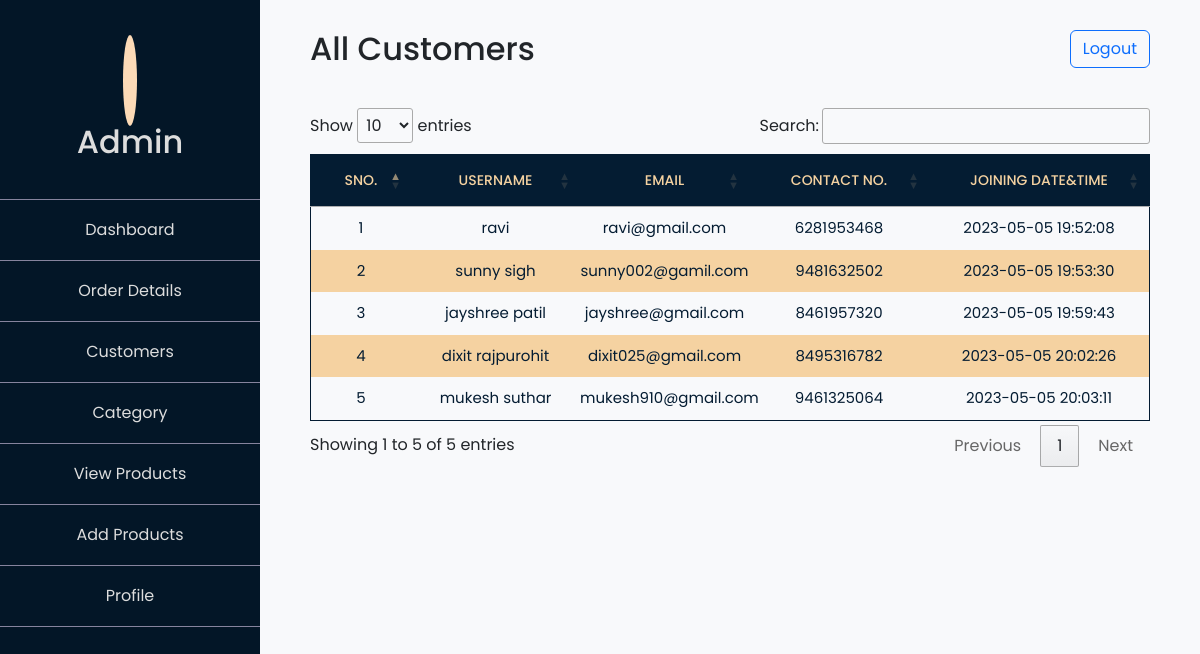
Page /Admin/customers.php (signed in) on the earlier database version.
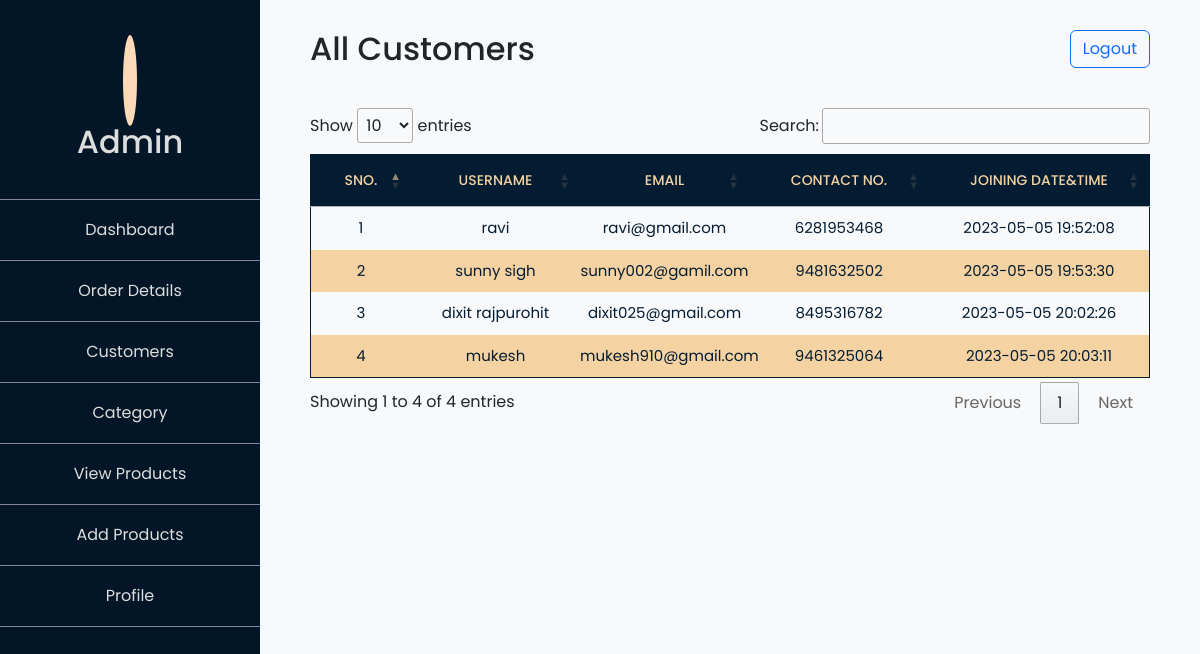
Same page on the later database version.
### tables this page shows
CREATE TABLE `customers` (
  `sno` int(8) NOT NULL,
  `admin_id` int(8) NOT NULL,
  `customer_name` varchar(30) NOT NULL,
  `customer_email` varchar(50) NOT NULL,
  `contact_no` bigint(15) NOT NULL,
  `joining_date_time` datetime NOT NULL DEFAULT current_timestamp()
);

### Admin/customers.php (the view, shortened to what this page needs)
<!DOCTYPE html>
<html lang="en">
<head>
    <?php include('../Admin/partials/_head_link.php') ?>
</head>
<body>
    <section id="main">
        <?php include('../Admin/partials/_sideMenuBar.php') ?>
        <div class="customers_table right_container">
            <div class="header">
                <h2>All Customers</h2>
                <button type="button" class="btn btn-outline-primary" onclick="logout()">Logout</button>
            </div>
            <div id="customer_info_table">
                <table id="MyTable">
                    <thead>
                        <tr>
                            <td>sno.</td>
                            <td>Username</td>
                            <td>Email</td>
                            <td>Contact no.</td>
                            <td>Joining Date&Time</td>
                        </tr>
                    </thead>
                    <tbody class="c-info">
                        <?php
                        $adminID = $_SESSION['admin_id'];
                        include('../Admin/partials/_dbconnect.php');
                        $sql3 = "SELECT * FROM `customers` WHERE `admin_id` = '$adminID'";
                        $result3 = mysqli_query($conn, $sql3);
                        $sno = 0;
                        while ($row = mysqli_fetch_assoc($result3)) {
                            $sno += 1;
                            echo '
                            <tr>
                                <td>' . $sno . '</td>
                                <td>' . $row['customer_name'] . '</td>
                                <td>' . $row['customer_email'] . '</td>
                                <td>' . $row['contact_no'] . '</td>
                                <td>' . $row['joining_date_time'] . '</td>
                            </tr>';
                        }
                        ?>
                    </tbody>
                </table>
            </div>
        </div>
    </section>
</body>
</html>

### Admin/partials/_head_link.php (shortened to what this page needs)
<?php
echo '
<meta charset="UTF-8">
<meta http-equiv="X-UA-Compatible" content="IE=edge">
<meta name="viewport" content="width=device-width, initial-scale=1.0">
<link rel="stylesheet" href="css/style.css">
<link href="https://unpkg.com/boxicons@2.1.4/css/boxicons.min.css" rel="stylesheet" />
<link rel="stylesheet" href="https://maxst.icons8.com/vue-static/landings/line-awesome/line-awesome/1.3.0/css/line-awesome.min.css" />
<link href="https://cdn.jsdelivr.net/npm/bootstrap@5.3.0-alpha1/dist/css/bootstrap.min.css" rel="stylesheet">
<link rel="stylesheet" href="//cdn.datatables.net/1.13.2/css/jquery.dataTables.min.css">
';
?>

### Admin/partials/_sideMenuBar.php
<?php
echo '
<div class="menu_container">
    <ul class="sideMenu">
        <li class="profile-img">
            <i class="las la-user"></i>
            <h2>'.$_SESSION['admin_name'].'</h2>
        </li>
        <li><a href="/RentalGoods/Admin/dashboard.php">Dashboard</a></li>
        <li><a href="/RentalGoods/Admin/orderDetails.php">Order Details</a></li>
        <li><a href="/RentalGoods/Admin/customers.php">Customers</a></li>
        <li><a href="/RentalGoods/Admin/category.php">Category</a></li>
        <li><a href="/RentalGoods/Admin/viewProducts.php">View Products</a></li>
        <li><a href="/RentalGoods/Admin/addProducts.php">Add Products</a></li>
        <li><a href="/RentalGoods/Admin/profileDetails.php">Profile</a></li>
    </ul>
</div>';
?>

### Admin/css/style.css (style rules this page uses)
* { margin: 0; padding: 0; box-sizing: border-box; font-family: 'Poppins', sans-serif; }
html { font-size: 16px; background-color: #f8f9fb; }
body { width: 100%; }
#main { width: 100%; display: flex; position: relative; background-color: #f8f9fb; }
.right_container { width: 100%; padding: 0 50px 30px 310px; }
.header { display: flex; align-items: center; justify-content: space-between; margin: 30px 0 40px; }
.header h2 { margin: 0; }
.menu_container { background-color: #031627; color: #DDDDDD; min-width: 200px; width: 260px; min-height: 100vh; padding: 40px 0 ; position: fixed; z-index: 999; }
.sideMenu { list-style: none; padding: 0; }
.sideMenu li { text-align: center; border-bottom: 1px solid #86849e; }
.sideMenu li a { text-decoration: none; color: #DDDDDD; font-size: 16px; display: block; padding: 18px 0; }
.sideMenu .profile-img { text-align: center; padding-top: 0; padding-bottom: 30px; }
.sideMenu .profile-img i { background-color: #FCDAB7; color: #001427; font-size: 55px; border-radius: 50%; padding: 7px; margin-bottom: 10px; }
#customer_info_table { overflow-x: auto; }
#customer_info_table table { width: 100%; table-layout: fixed; white-space: pre-wrap; border: 1px solid #041C32; border-collapse: collapse; border-radius: 5px; }
#customer_info_table table thead, #customer_info_table table tbody { border: 1px solid #041C32; border-collapse: collapse; }
#customer_info_table table td { text-align: center; }
#customer_info_table table td:nth-child(1) { width: 100px; }
#customer_info_table table td:nth-child(4) { width: 180px; }
#customer_info_table table td:nth-child(5) { width: 220px; }
#customer_info_table table thead td { font-weight: 500; text-transform: uppercase; font-size: 14px; padding: 15px 0; color: #f5d2a1; background-color: #041C32; }
#customer_info_table table tbody tr td { color: #041C32; font-size: 15px; padding: 10px 0; }
#customer_info_table table tbody tr:nth-child(even) { background-color: #f5d2a1; color: #041C32; }

Differences in the rows shown:
removed customers: customer_name "jayshree patil", customer_email "jayshree@gmail.com", contact_no "8461957320", joining_date_time "2023-05-05 19:59:43"
changed customers "mukesh910@gmail.com": customer_name "mukesh suthar" → "mukesh"
Other differences:
text written by a page script: "Show entries Search: Showing 1 to 5 of 5 entries Previous 1 Next" → "Show entries Search: Showing 1 to 4 of 4 entries Previous 1 Next"
